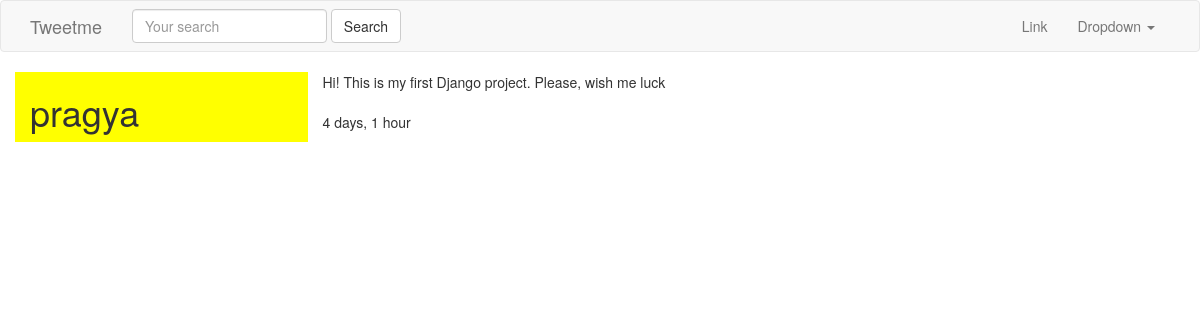
/tweet/1/, run on the app's committed database.
### tweets/models.py (models this page shows, shortened)
class Tweet(models.Model):
	user = models.ForeignKey(settings.AUTH_USER_MODEL, on_delete=models.CASCADE,)
	content = models.CharField(max_length=140, validators=[valiadte_content])
	updated = models.DateTimeField(auto_now=True)
	timestamp = models.DateTimeField(auto_now_add=True)
	class Meta:
		ordering = ['-timestamp']

### tweets/views.py (the view)
# urls.py: url(r'^(?P<pk>\d+)/$',TweetDetailView.as_view(), name='detail'),
class TweetDetailView(DetailView):
	queryset = Tweet.objects.all()

### tweets/templates/tweets/tweet_detail.html
{% extends "base.html" %}
{% block content %}
<div class='row'>
	<div class='col-sm-3 col-xs-12' style='background-color:yellow;'>
		<h1>{{ object.user }}</h1>
	</div>
	<div class='col-sm-9 col-xs-12'>
		{{ object.content }}<br/>
	<br/>
		{{ object.timestamp|timesince }}
	</div>
</div>
{% endblock content %}

### data on the page
Tweet: user "pragya", content "Hi! This is my first Django project. Please, wish me luck", timestamp "4 days, 1 hour"
